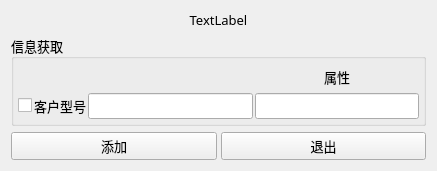
<?xml version="1.0" encoding="UTF-8"?>
<ui version="4.0">
 <class>Form</class>
 <widget class="QWidget" name="Form">
  <property name="geometry">
   <rect>
    <x>0</x>
    <y>0</y>
    <width>437</width>
    <height>171</height>
   </rect>
  </property>
  <property name="font">
   <font>
    <family>微软雅黑</family>
    <pointsize>10</pointsize>
   </font>
  </property>
  <property name="windowTitle">
   <string>添加CAM制作UDA</string>
  </property>
  <layout class="QVBoxLayout" name="verticalLayout" stretch="0,1,0">
   <property name="spacing">
    <number>6</number>
   </property>
   <item>
    <widget class="QLabel" name="label">
     <property name="text">
      <string>TextLabel</string>
     </property>
     <property name="alignment">
      <set>Qt::AlignCenter</set>
     </property>
    </widget>
   </item>
   <item>
    <widget class="QGroupBox" name="groupBox">
     <property name="title">
      <string>信息获取</string>
     </property>
     <layout class="QGridLayout" name="gridLayout">
      <property name="leftMargin">
       <number>4</number>
      </property>
      <property name="topMargin">
       <number>4</number>
      </property>
      <property name="rightMargin">
       <number>4</number>
      </property>
      <property name="bottomMargin">
       <number>4</number>
      </property>
      <property name="spacing">
       <number>2</number>
      </property>
      <item row="0" column="3">
       <widget class="QLabel" name="label_3">
        <property name="text">
         <string>属性</string>
        </property>
        <property name="alignment">
         <set>Qt::AlignCenter</set>
        </property>
       </widget>
      </item>
      <item row="1" column="0">
       <widget class="QCheckBox" name="checkBox">
        <property name="cursor">
         <cursorShape>PointingHandCursor</cursorShape>
        </property>
        <property name="text">
         <string/>
        </property>
       </widget>
      </item>
      <item row="1" column="1">
       <widget class="QLabel" name="label_2">
        <property name="text">
         <string>客户型号</string>
        </property>
       </widget>
      </item>
      <item row="1" column="2">
       <widget class="QLineEdit" name="lineEdit_val">
        <property name="font">
         <font>
          <family>黑体</family>
          <pointsize>10</pointsize>
         </font>
        </property>
       </widget>
      </item>
      <item row="1" column="3">
       <widget class="QLineEdit" name="lineEdit_attr">
        <property name="font">
         <font>
          <family>黑体</family>
          <pointsize>10</pointsize>
         </font>
        </property>
       </widget>
      </item>
     </layout>
    </widget>
   </item>
   <item>
    <layout class="QHBoxLayout" name="horizontalLayout">
     <property name="spacing">
      <number>4</number>
     </property>
     <item>
      <widget class="QPushButton" name="pushButton_exec">
       <property name="cursor">
        <cursorShape>PointingHandCursor</cursorShape>
       </property>
       <property name="text">
        <string>添加</string>
       </property>
      </widget>
     </item>
     <item>
      <widget class="QPushButton" name="pushButton_exit">
       <property name="cursor">
        <cursorShape>PointingHandCursor</cursorShape>
       </property>
       <property name="text">
        <string>退出</string>
       </property>
      </widget>
     </item>
    </layout>
   </item>
  </layout>
 </widget>
 <resources/>
 <connections/>
</ui>
